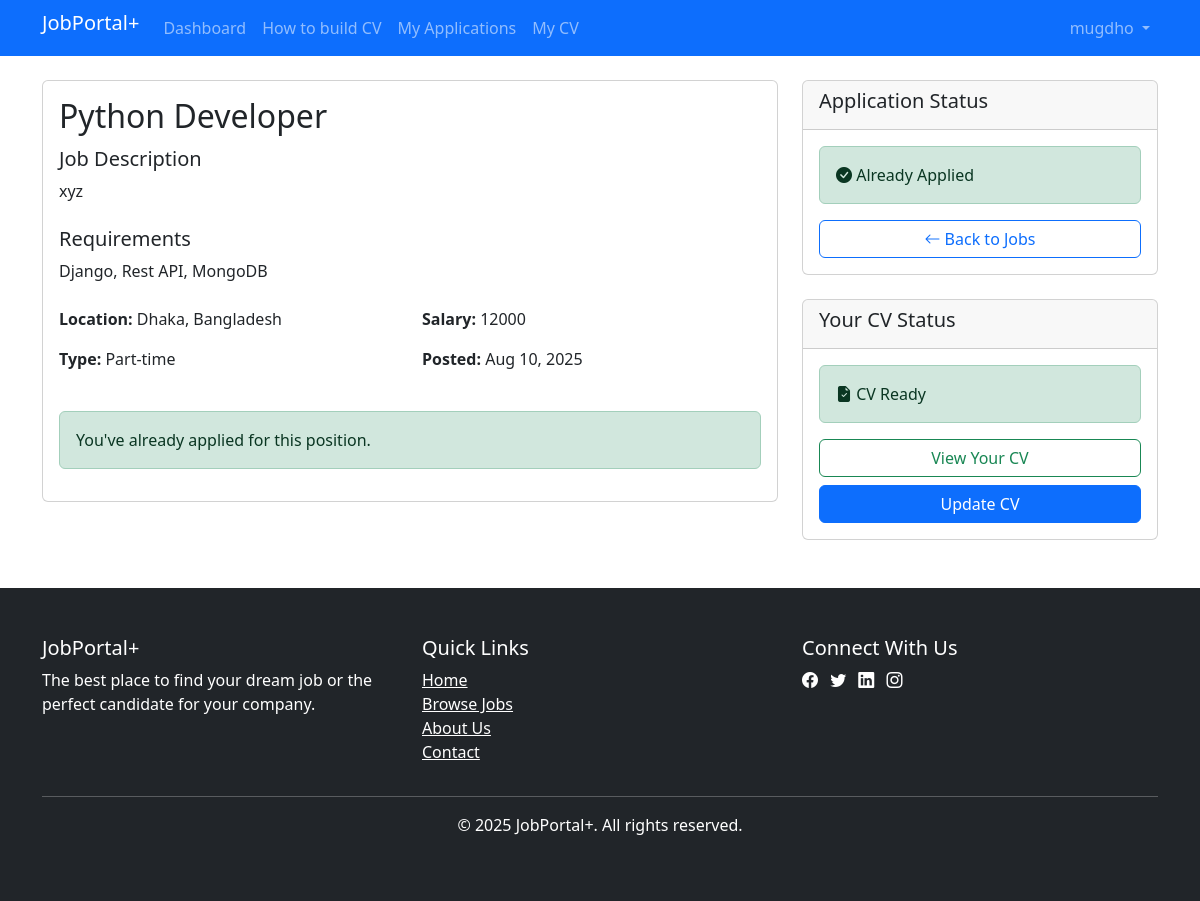
/employee/view_job.php?id=3 (signed in), run on the app's committed database.
### tables this page shows
CREATE TABLE `jobs` (
  `id` int(11) NOT NULL,
  `employer_id` int(11) NOT NULL,
  `company_name` varchar(100) NOT NULL,
  `title` varchar(100) NOT NULL,
  `description` text NOT NULL,
  `requirements` text NOT NULL,
  `location` varchar(100) NOT NULL,
  `salary` varchar(50) DEFAULT NULL,
  `type` enum('Full-time','Part-time','Contract','Internship') NOT NULL,
  `category` varchar(50) NOT NULL,
  `posted_at` timestamp NOT NULL DEFAULT current_timestamp(),
  `deadline` date DEFAULT NULL,
  `is_active` tinyint(1) DEFAULT 1
);

### employee/view_job.php (the view, shortened to what this page needs)
<?php
require_once '../db.php';
include '../header.php';
$job_id = (int)$_GET['id'];
$employee_id = $_SESSION['user_id'];
$job_query = "SELECT j.*, ep.company_name, ep.company_description
              FROM jobs j
              JOIN employer_profiles ep ON j.employer_id = ep.user_id
              WHERE j.id = $job_id";
$job_result = mysqli_query($conn, $job_query);
$job = mysqli_fetch_assoc($job_result);
$applied_check = "SELECT id FROM applications
                 WHERE employee_id = $employee_id AND job_id = $job_id";
$applied_result = mysqli_query($conn, $applied_check);
$cv_status_query = "SELECT cv_path FROM employee_profiles WHERE user_id = $employee_id";
$cv_status_result = mysqli_query($conn, $cv_status_query);
$cv_status = mysqli_fetch_assoc($cv_status_result);
?>
    <div class="row">
        <div class="col-md-8">
            <div class="card mb-4">
                <div class="card-body">
                    <h2 class="card-title"><?= htmlspecialchars($job['title']) ?></h2>
                    <div class="mb-4">
                        <h5>Job Description</h5>
                        <p><?= nl2br(htmlspecialchars($job['description'])) ?></p>
                    </div>
                    <div class="mb-4">
                        <h5>Requirements</h5>
                        <p><?= nl2br(htmlspecialchars($job['requirements'])) ?></p>
                    </div>
                    <div class="row mb-4">
                        <div class="col-md-6">
                            <p><strong>Location:</strong> <?= htmlspecialchars($job['location']) ?></p>
                            <p><strong>Type:</strong> <?= ucfirst(htmlspecialchars($job['type'])) ?></p>
                        </div>
                        <div class="col-md-6">
                            <p><strong>Salary:</strong> <?= htmlspecialchars($job['salary']) ?></p>
                            <p><strong>Posted:</strong> <?= date('M d, Y', strtotime($job['posted_at'])) ?></p>
                        </div>
                    </div>
                    <?php if (mysqli_num_rows($applied_result) > 0): ?>
                        <div class="alert alert-success">
                            You've already applied for this position.
                        </div>
                    <?php endif; ?>
                </div>
            </div>
        </div>
        <div class="col-md-4">
            <div class="card">
                <div class="card-header">
                    <h5>Application Status</h5>
                </div>
                <div class="card-body">
                    <?php if (mysqli_num_rows($applied_result) > 0): ?>
                        <div class="alert alert-success">
                            <i class="bi bi-check-circle-fill"></i> Already Applied
                        </div>
                    <?php else: ?>
                        <div class="alert alert-info">
                            <i class="bi bi-info-circle-fill"></i> Not Applied Yet
                        </div>
                    <?php endif; ?>
                    <div class="d-grid gap-2">
                        <a href="jobs.php" class="btn btn-outline-primary">
                            <i class="bi bi-arrow-left"></i> Back to Jobs
                        </a>
                    </div>
                </div>
            </div>
            <div class="card mt-4">
                <div class="card-header">
                    <h5>Your CV Status</h5>
                </div>
                <div class="card-body">
                    <?php if (!empty($cv_status['cv_path'])): ?>
                        <div class="alert alert-success">
                            <i class="bi bi-file-earmark-check-fill"></i> CV Ready
                        </div>
                        <a href="<?= htmlspecialchars($cv_status['cv_path']) ?>"
                           target="_blank" class="btn btn-outline-success w-100 mb-2">
                            View Your CV
                        </a>
                    <?php else: ?>
                        <div class="alert alert-warning">
                            <i class="bi bi-exclamation-triangle-fill"></i> No CV Found
                        </div>
                    <?php endif; ?>
                    <div class="d-grid gap-2">
                        <a href="my_cv.html" class="btn btn-primary">
                            <?= empty($cv_status['cv_path']) ? 'Build Your CV' : 'Update CV' ?>
                        </a>
                    </div>
                </div>
            </div>
        </div>
    </div>
<?php include '../footer.php'; ?>

### data on the page
jobs: title "Python Developer", description "xyz", requirements "Django, Rest API, MongoDB", location "Dhaka, Bangladesh", type "Part-time", salary "12000", posted_at "Aug 10, 2025"

### other printed values
$_SESSION['username'] "mugdho"
